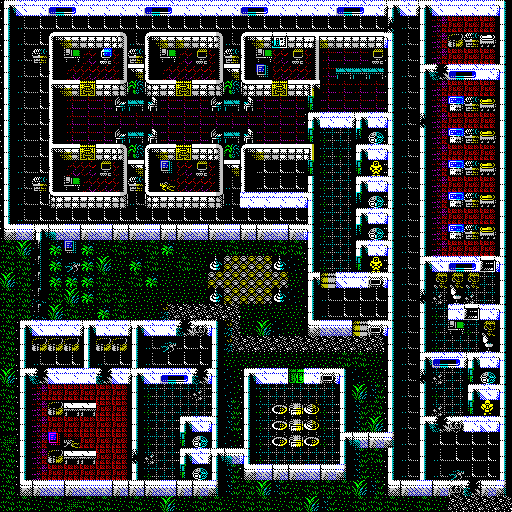

Rendered tile map (Tiled .tmx) drawn with the repository's tilesets; below, a short description and the full map source, tile grids included:
An orthogonal 32x32 tile map with 16x16 px tiles, 1 tile layer (Ground), 1 hidden layer not drawn.

<map version="1.10" tiledversion="1.11.2" orientation="orthogonal" renderorder="right-down" width="32" height="32" tilewidth="16" tileheight="16" infinite="0" nextlayerid="6" nextobjectid="1">
 <tileset firstgid="1" source="tiles_many.tsx" />
 <layer id="1" name="Ground" width="32" height="32">
  <data encoding="csv">
139,171,157,169,170,157,157,157,157,169,170,157,157,157,157,169,170,157,157,157,157,169,170,157,189,171,189,171,157,157,157,158,
174,54,55,55,55,55,55,55,55,55,55,55,55,55,55,55,55,55,55,55,55,55,55,55,141,54,143,75,59,59,59,172,
174,54,55,87,89,7,7,91,54,87,89,89,7,91,54,87,89,86,7,137,89,7,7,7,158,54,143,75,72,57,83,172,
174,54,57,103,20,9,5,107,57,103,20,9,21,107,57,103,20,4,21,107,23,24,24,21,143,54,143,75,59,59,59,172,
174,54,55,103,9,4,4,107,88,103,9,4,4,107,88,103,105,4,4,107,23,36,36,36,143,54,156,73,169,170,157,158,
174,54,55,90,89,3,7,123,25,120,7,3,7,123,25,120,7,3,7,121,23,23,23,23,143,54,143,75,59,59,59,172,
174,54,55,103,23,24,24,52,36,68,24,24,24,52,36,68,24,24,24,94,24,24,24,24,143,54,172,75,56,57,99,172,
174,54,55,103,23,24,24,24,24,24,24,24,24,24,24,24,24,24,24,139,157,157,189,157,158,54,141,75,59,59,59,172,
174,54,55,103,23,24,24,52,36,68,24,24,24,52,36,68,24,24,24,94,6,42,95,191,174,54,143,75,56,57,99,172,
174,54,55,90,89,3,7,91,25,87,89,3,7,91,25,87,89,7,7,122,6,6,156,157,158,54,143,75,59,59,59,172,
174,54,55,103,9,4,21,107,88,103,105,4,21,107,88,103,55,55,55,94,6,42,94,129,173,54,143,75,56,57,99,172,
174,54,57,103,20,9,4,107,57,103,11,4,4,107,54,103,55,55,55,172,6,42,156,157,158,54,143,75,59,59,59,172,
174,54,55,120,7,7,7,123,54,120,7,7,7,123,54,157,157,157,157,158,6,42,95,191,173,54,143,75,56,57,99,172,
174,54,55,55,55,55,55,55,55,55,55,55,55,55,55,55,55,55,55,143,6,42,156,157,158,54,143,75,59,59,59,172,
186,187,189,155,187,176,187,176,176,187,176,176,187,176,187,176,176,187,176,158,6,42,95,191,173,54,143,75,56,57,99,172,
33,65,45,49,105,49,18,33,18,33,49,18,18,18,33,18,18,33,33,174,6,42,156,157,158,54,143,75,59,59,59,172,
33,33,45,49,29,49,65,18,49,33,18,33,18,71,38,38,38,71,175,174,6,42,94,129,173,54,156,171,169,170,102,158,
65,33,45,49,49,49,33,18,33,49,18,18,18,38,38,38,38,38,18,156,101,171,157,15,158,54,143,37,37,37,42,172,
33,33,47,33,65,49,33,33,18,18,18,18,18,71,38,38,38,71,175,172,54,55,55,55,143,54,141,22,84,22,42,172,
33,33,47,65,33,18,49,33,18,18,113,81,81,81,81,18,18,18,18,174,54,55,55,55,143,54,143,6,157,102,157,158,
33,139,171,157,157,189,157,157,189,171,157,73,14,158,113,18,65,175,18,188,187,187,101,15,158,54,143,6,20,6,37,172,
33,174,72,72,72,172,72,72,172,54,29,55,55,172,113,81,81,81,81,81,81,81,81,81,172,54,143,6,42,42,84,172,
33,174,54,55,55,172,54,55,143,54,55,55,55,172,18,18,18,18,18,18,18,33,33,18,172,54,156,169,170,189,157,158,
65,139,73,171,157,157,73,171,189,171,169,170,73,158,175,139,171,157,92,157,15,158,175,18,174,54,141,22,42,94,191,172,
33,174,75,59,59,59,59,59,172,6,42,42,22,173,175,174,6,42,42,42,42,172,65,159,174,54,143,6,42,156,171,158,
33,174,75,72,82,82,59,59,172,6,42,42,42,173,159,174,6,31,74,115,6,173,159,33,174,54,143,22,42,94,145,172,
33,174,75,59,59,59,59,59,172,6,42,138,171,158,159,174,6,31,74,115,6,173,159,65,174,54,156,73,14,157,171,158,
66,174,75,106,28,59,59,59,172,6,42,94,191,172,175,174,6,31,74,31,6,156,155,176,190,54,172,55,55,55,55,143,
33,174,75,72,82,82,59,59,141,22,42,138,171,189,155,158,6,42,42,42,42,173,159,33,174,54,143,54,55,55,55,172,
33,174,75,59,59,59,59,59,172,6,42,94,191,172,159,186,187,176,176,187,176,190,159,18,174,54,143,54,29,55,55,172,
33,186,176,187,176,187,187,176,176,176,187,176,176,190,159,33,65,159,18,33,33,33,65,159,186,176,187,176,14,73,176,190,
33,33,18,33,66,33,33,18,33,18,65,18,33,33,18,33,33,18,33,65,159,18,33,33,33,18,33,18,81,81,81,81
</data>
 </layer>
 <layer id="4" name="Items" width="32" height="32" visible="0">
  <data encoding="csv">
0,0,0,0,0,0,0,0,0,0,0,0,0,0,0,0,0,0,0,0,0,0,0,0,0,0,0,0,0,0,0,0,
0,0,0,0,0,0,0,0,0,0,0,0,0,0,0,0,0,0,0,0,0,0,0,0,0,0,0,0,0,0,0,0,
0,0,0,0,0,0,0,0,0,0,0,0,0,0,0,0,0,0,0,0,0,0,0,0,0,0,0,0,0,0,0,0,
0,0,0,0,0,0,0,0,0,0,0,0,0,0,0,0,0,0,0,0,0,0,68,0,0,0,0,0,0,0,0,0,
0,0,0,0,0,0,68,0,0,0,0,0,68,0,0,0,0,0,68,0,0,0,0,0,0,0,0,0,0,0,0,0,
0,0,0,0,0,0,0,0,0,0,0,0,0,0,0,0,0,0,0,0,0,52,68,68,0,0,0,0,0,0,0,0,
0,0,0,0,0,0,0,52,0,68,0,0,0,52,0,68,0,0,0,0,0,0,0,0,0,0,0,0,0,0,0,0,
0,0,0,0,0,0,0,0,0,0,0,0,0,0,0,0,0,0,0,0,0,0,0,0,0,0,0,0,0,0,0,0,
0,0,0,0,0,0,0,52,0,68,0,0,0,52,0,68,0,0,0,0,0,0,0,0,0,0,0,0,0,0,0,0,
0,0,0,0,0,0,0,0,0,0,0,0,0,0,0,0,0,0,0,0,0,0,0,0,0,0,0,0,0,0,0,0,
0,0,0,0,0,0,0,0,0,0,0,0,0,0,0,0,8,114,0,0,0,0,0,0,0,0,0,0,0,0,0,0,
0,0,0,0,0,0,68,0,0,0,0,0,68,0,0,0,30,62,0,0,0,0,0,0,0,0,0,0,0,0,0,0,
0,0,0,0,0,0,0,0,0,0,0,0,0,0,0,0,0,0,0,0,0,0,0,0,0,0,0,0,0,0,0,0,
0,0,0,0,0,0,0,0,0,0,0,0,0,0,0,0,0,0,0,0,0,0,0,0,0,0,0,0,0,0,0,0,
0,0,0,0,0,0,0,0,0,0,0,0,0,0,0,0,0,0,0,0,0,0,0,0,0,0,0,0,0,0,0,0,
0,0,0,0,0,0,0,0,0,0,0,0,0,0,0,0,0,0,0,0,0,0,0,0,0,0,0,0,0,0,0,0,
0,0,0,0,0,0,0,0,0,0,0,0,0,0,0,0,0,0,0,0,0,0,0,0,0,0,0,0,0,0,0,0,
0,0,0,0,0,0,0,0,0,0,61,0,0,0,0,0,0,0,0,0,0,0,0,0,0,0,0,0,0,0,0,0,
0,0,0,0,0,0,0,0,0,30,0,0,0,0,0,0,0,0,0,0,0,0,0,0,0,0,0,0,84,0,0,0,
0,0,0,0,0,0,0,0,0,0,0,0,0,0,0,0,0,0,0,0,0,0,0,0,0,0,0,0,0,0,0,0,
0,0,0,0,0,0,0,0,0,0,0,0,0,0,0,0,0,0,0,0,0,0,0,0,0,0,0,0,0,0,0,0,
0,0,0,0,0,0,0,0,0,0,0,0,0,0,0,0,0,0,0,0,0,0,0,0,0,0,0,0,0,0,84,0,
0,0,0,0,0,0,0,0,0,0,0,0,0,0,0,0,0,0,0,0,0,0,0,0,0,0,0,0,0,0,0,0,
0,0,0,0,0,0,0,0,0,0,0,0,0,0,0,0,0,0,0,0,0,0,0,0,0,0,0,0,0,0,0,0,
0,0,0,0,0,0,0,0,0,0,0,0,0,0,0,0,0,0,0,0,0,0,0,0,0,0,0,0,0,0,0,0,
0,0,0,0,0,0,30,0,0,0,0,0,0,0,0,0,0,30,0,0,0,0,0,0,0,0,0,0,0,0,0,0,
0,0,0,0,0,0,0,0,0,0,0,0,0,0,0,0,0,30,0,0,0,0,0,0,0,0,0,0,0,0,0,0,
0,0,0,0,0,0,0,0,0,0,0,0,0,0,0,0,0,30,0,0,0,0,0,0,0,0,0,0,0,0,0,0,
0,0,0,0,0,0,30,0,0,0,0,0,0,0,0,0,0,0,0,0,0,0,0,0,0,0,0,0,0,0,0,0,
0,0,0,0,0,0,0,0,0,0,0,0,0,0,0,0,0,0,0,0,0,0,0,0,0,0,0,0,0,0,0,0,
0,0,0,0,0,0,0,0,0,0,0,0,0,0,0,0,0,0,0,0,0,0,0,0,0,0,0,0,0,0,0,0,
0,0,0,0,0,0,0,0,0,0,0,0,0,0,0,0,0,0,0,0,0,0,0,0,0,0,0,0,0,0,0,0
</data>
 </layer>
</map>
